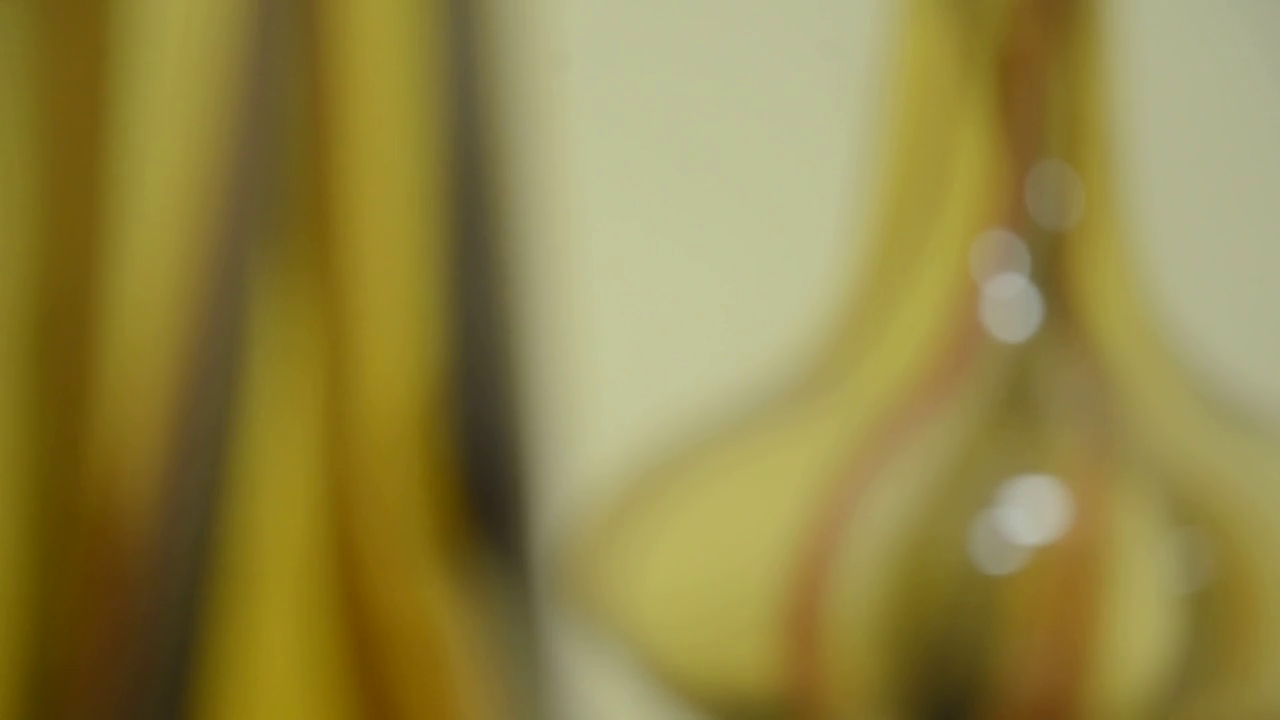
//> input picture frame 20 of capitulo_15/vasos720p.mp4, 1280 x 720 px
$ ./depthoffield   (built with g++ and OpenCV 4)
//> lines starting //> are read from the running program, lines starting //| are printed output that depends on the picture
#include <iostream>
#include <opencv2/opencv.hpp>

int main(int argc, char** argv) {
    cv::VideoCapture cap("vasos720p.mp4");
    if (!cap.isOpened()) {
        std::cout << "erro ao abrir o video" << std::endl;
        return -1;
    }

    cv::Mat frame, gray, lap, abs_lap;
    cv::Mat max_lap, output_image;

    //mascara do filtro laplaciano
    float laplacian_data[] = {0, -1, 0, -1, 4, -1, 0, -1, 0};
    cv::Mat mask(3, 3, CV_32F, laplacian_data);

    bool first_frame = true;
    int frame_count = 0;

    std::cout << "Processando video quadro a quadro" << std::endl;

    while (true) {
        cap >> frame;
//> frame is the input picture: 720 rows x 1280 cols, CV_8UC3; mean B, G, R 69.8, 133.3, 145.9
        if (frame.empty()) break; //fim do vídeo

        if (first_frame) {
            //inicia matriz de máximos com zeros
            max_lap = cv::Mat::zeros(frame.rows, frame.cols, CV_32F);
            output_image = frame.clone();
            first_frame = false;
        }

        //converte para cinza e depois para float para aplicar o filtro
        cv::cvtColor(frame, gray, cv::COLOR_BGR2GRAY);
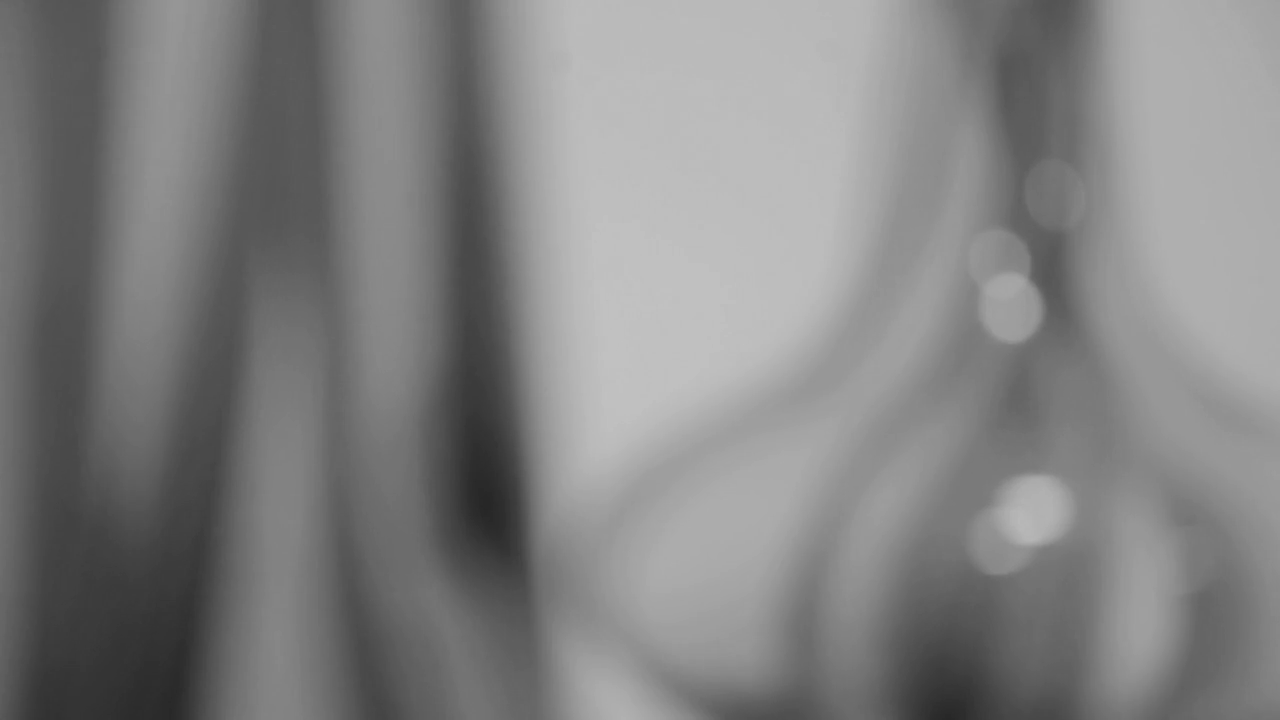
//> gray: 720 rows x 1280 cols, CV_8UC1; min 38, max 194, mean 129.8
        gray.convertTo(gray, CV_32F);
//> gray: 720 rows x 1280 cols, CV_32FC1

        //aplica o filtro laplaciano
        cv::filter2D(gray, lap, gray.depth(), mask, cv::Point(1, 1), 0, cv::BORDER_REPLICATE);
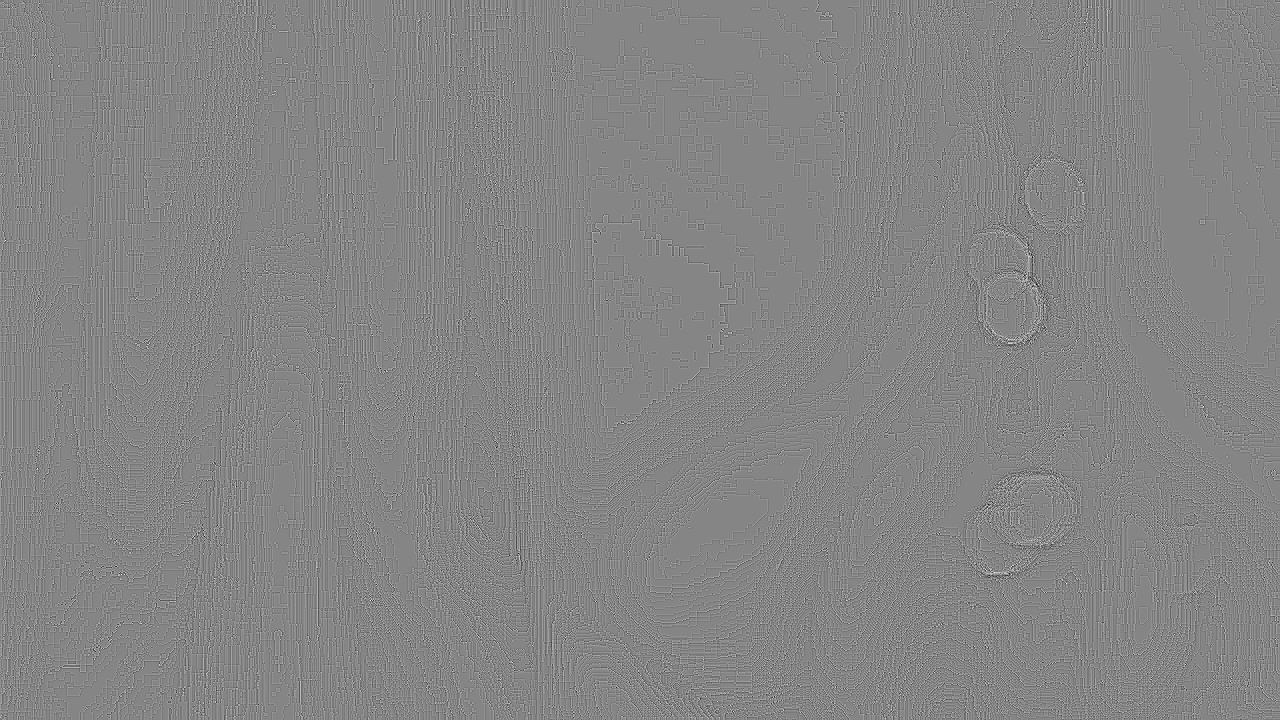
//> lap: 720 rows x 1280 cols, CV_32FC1; min -12, max 11, mean 0; drawn with min black and max white

        //nitidez é medida pela magnitude do laplaciano (valor absoluto)
        abs_lap = cv::abs(lap);
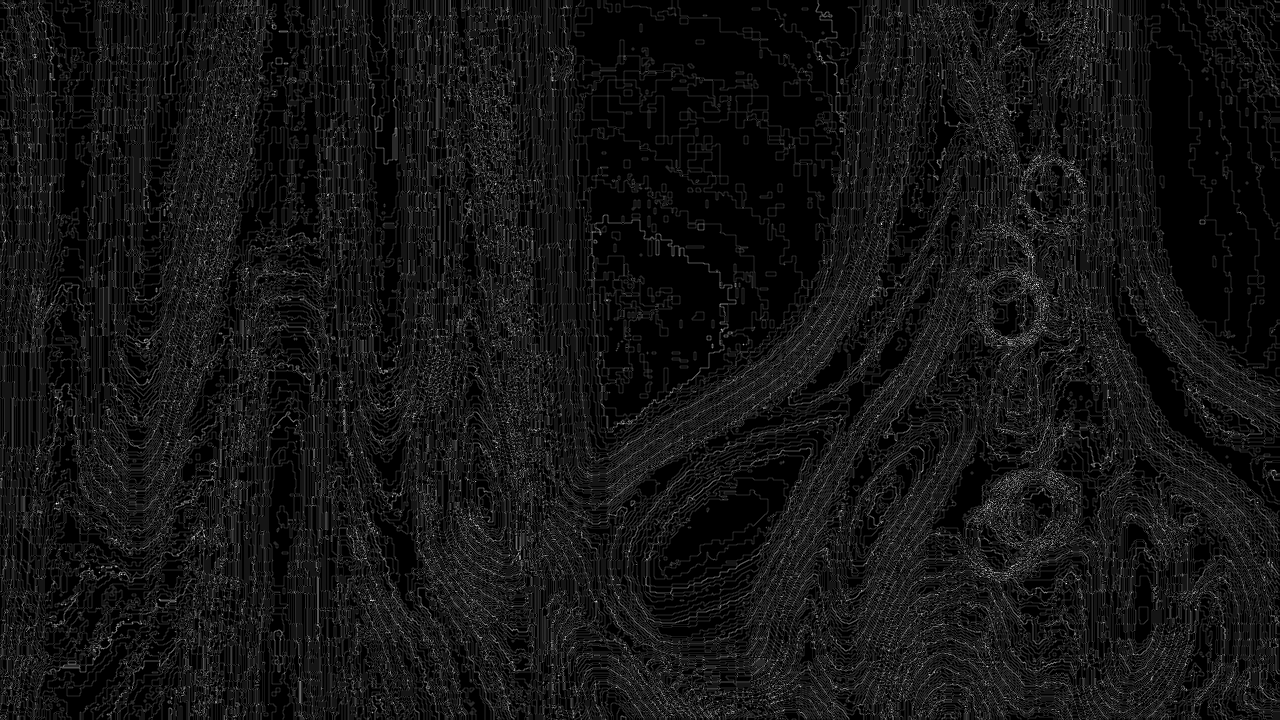
//> abs_lap: 720 rows x 1280 cols, CV_32FC1; min 0, max 12, mean 0.955; drawn with min black and max white

        //compara pixel a pixel
        for (int i = 0; i < frame.rows; i++) {
            for (int j = 0; j < frame.cols; j++) {
                //se pixel atual for mais nítido do que o registado anteriormente
                if (abs_lap.at<float>(i, j) > max_lap.at<float>(i, j)) {
                    //atualiza o recorde de nitidez
                    max_lap.at<float>(i, j) = abs_lap.at<float>(i, j);
                    //copia o pixel colorido do quadro atual para a imagem final
                    output_image.at<cv::Vec3b>(i, j) = frame.at<cv::Vec3b>(i, j);
                }
            }
        }
        frame_count++;
    }

    std::cout << "Processamento concluido! Lidos " << frame_count << " frames." << std::endl;

    cv::imwrite("resultado_foco.png", output_image);
    cv::imshow("Imagem Final Totalmente Focada", output_image);

    std::cout << "Imagem salva como 'resultado_foco.png'. Pressione qualquer tecla para sair." << std::endl;
    cv::waitKey(0);

    return 0;
}

$ run again, starting later in the video
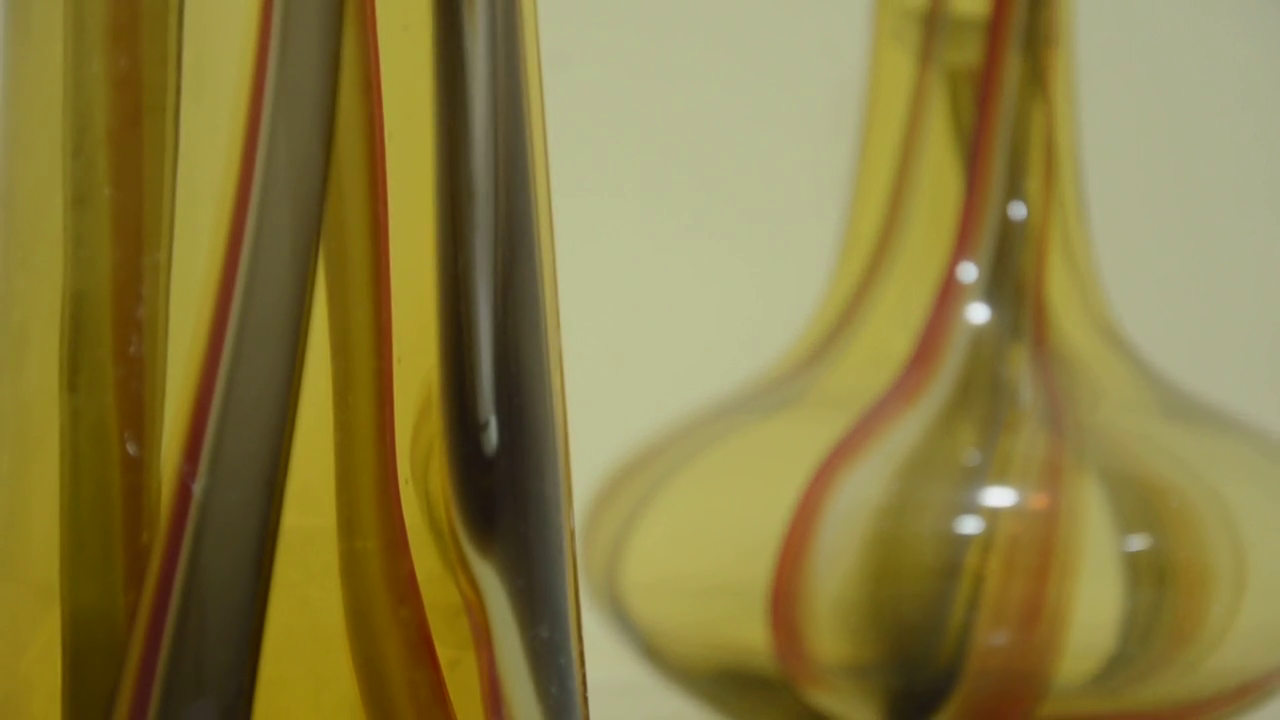
//> input picture frame 92 of capitulo_15/vasos720p.mp4, 1280 x 720 px
//> frame is the input picture: 720 rows x 1280 cols, CV_8UC3; mean B, G, R 65.3, 124.6, 137.9
//> `cv::cvtColor(frame, gray, cv::COLOR_BGR2GRAY);`:
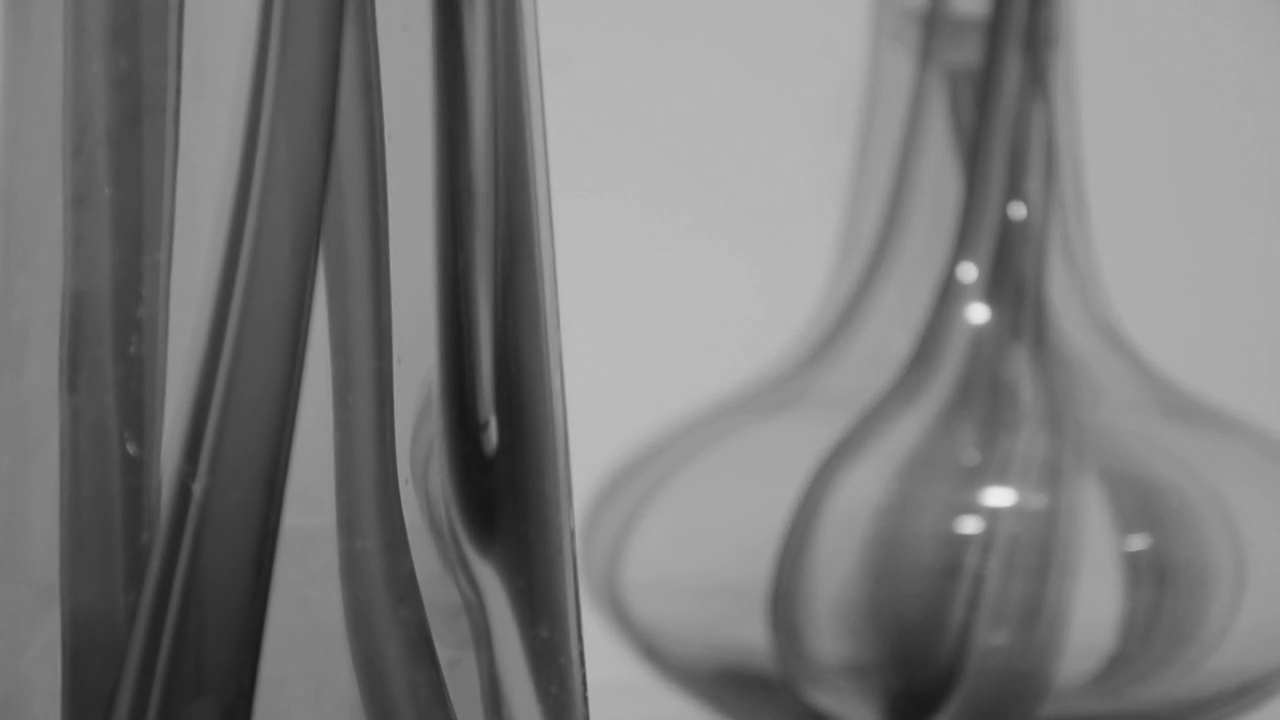
//> gray: 720 rows x 1280 cols, CV_8UC1; min 22, max 236, mean 121.8
//> `abs_lap = cv::abs(lap);`:
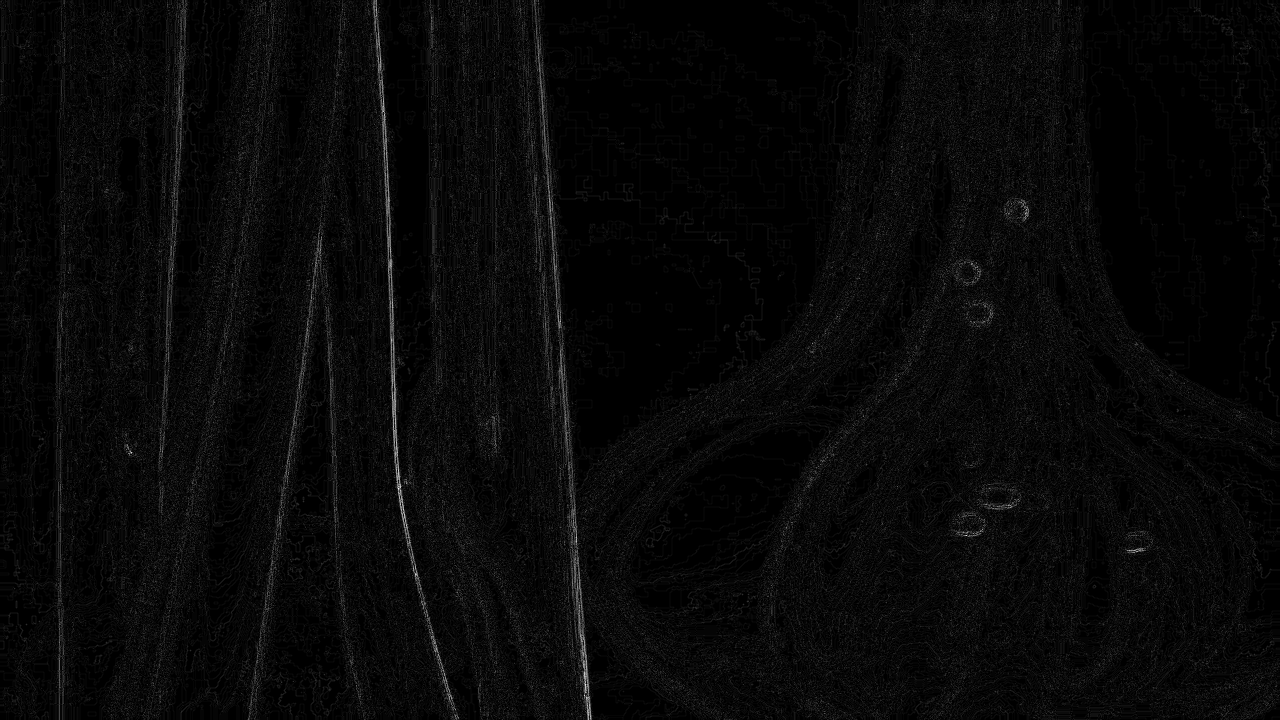
//> abs_lap: 720 rows x 1280 cols, CV_32FC1; min 0, max 44, mean 1.5; drawn with min black and max white

$ run again, starting later in the video
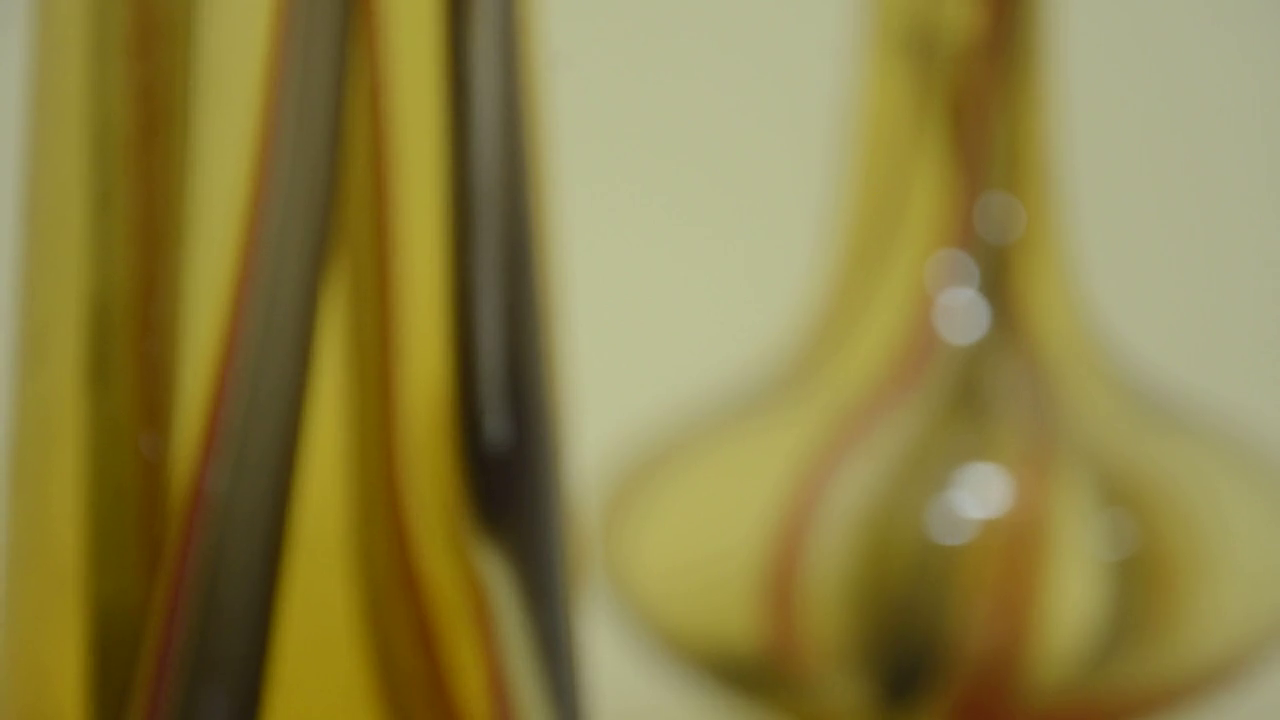
//> input picture frame 164 of capitulo_15/vasos720p.mp4, 1280 x 720 px
//> frame is the input picture: 720 rows x 1280 cols, CV_8UC3; mean B, G, R 68.4, 128.4, 140.4
//> `cv::cvtColor(frame, gray, cv::COLOR_BGR2GRAY);`:
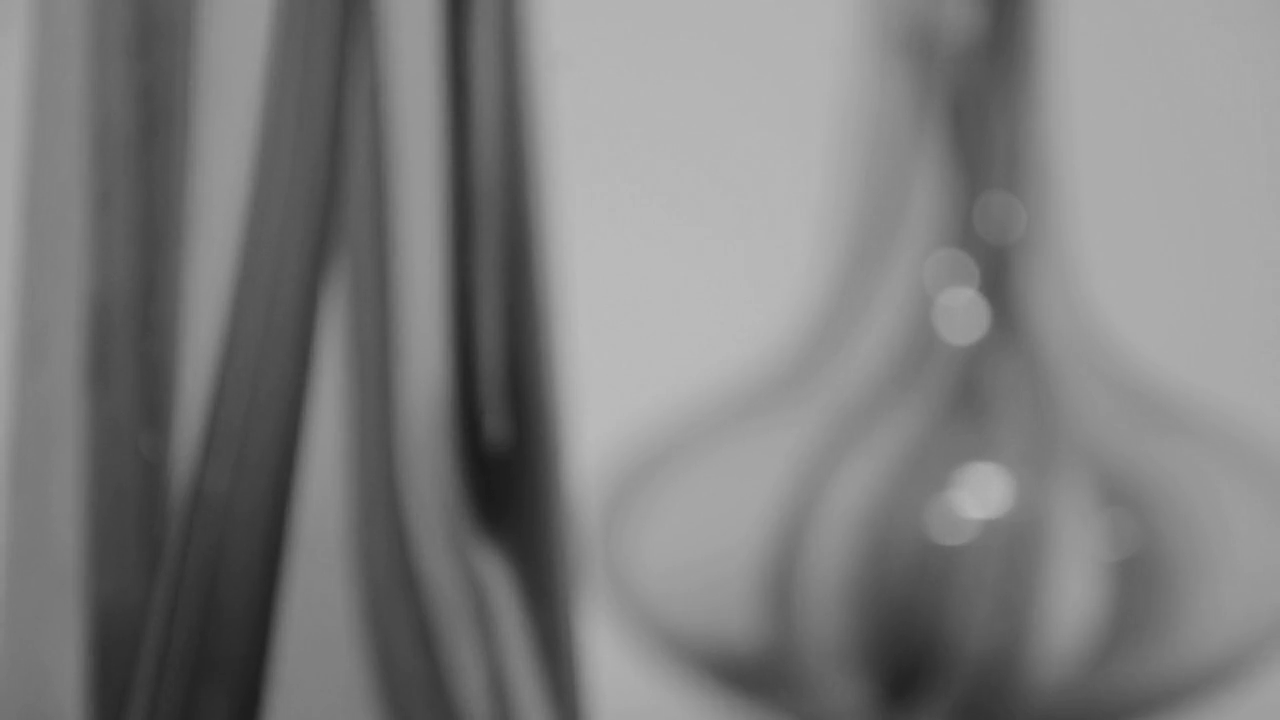
//> gray: 720 rows x 1280 cols, CV_8UC1; min 25, max 187, mean 125.1
//> `abs_lap = cv::abs(lap);`:
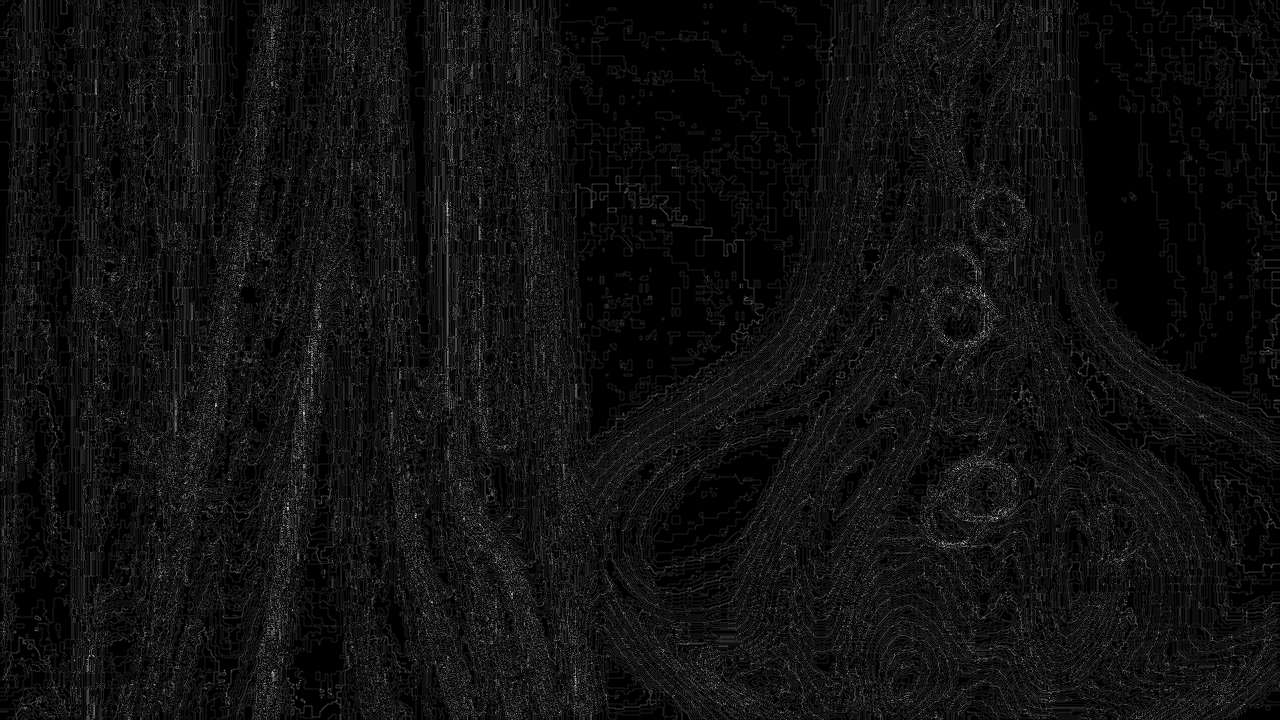
//> abs_lap: 720 rows x 1280 cols, CV_32FC1; min 0, max 18, mean 1.14; drawn with min black and max white
